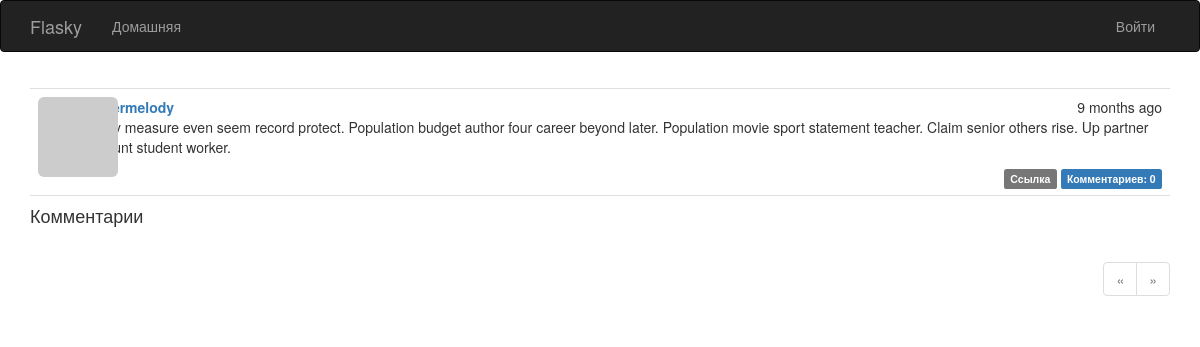
/post/106, run on an earlier commit of the app's database.
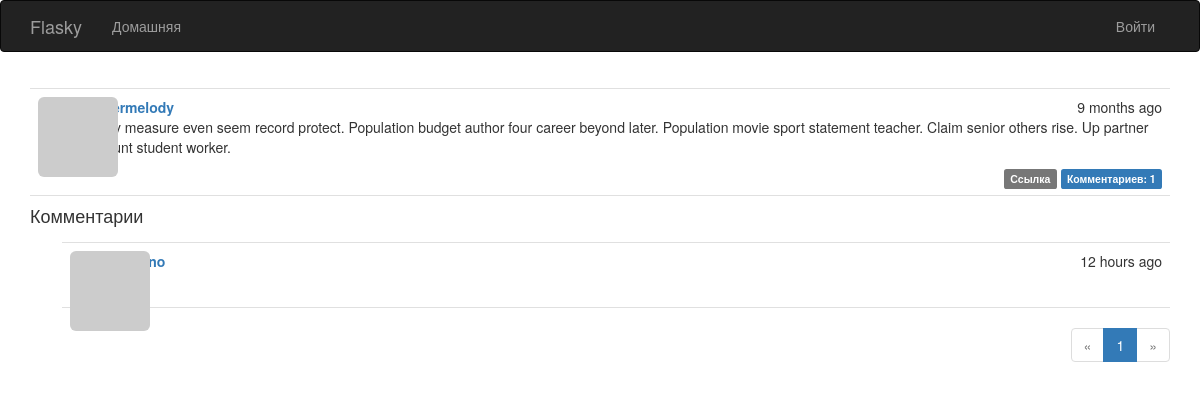
And on a later commit of the database.
### app/models.py (models this page shows, shortened)
class Post(db.Model):
    __tablename__ = 'posts'
    id = db.Column(db.Integer, primary_key=True)
    body = db.Column(db.Text)
    body_html = db.Column(db.Text)
    timestamp = db.Column(db.DateTime, index=True, default=datetime.utcnow)
    author_id = db.Column(db.Integer, db.ForeignKey('users.id'))
    comments = db.relationship('Comment', backref='post', lazy='dynamic')

class User(UserMixin, db.Model):
    __tablename__ = 'users'
    id = db.Column(db.Integer, primary_key=True)
    email = db.Column(db.String(64), unique=True, index=True)
    username = db.Column(db.String(64), unique=True, index=True)
    password_hash = db.Column(db.String(128))
    role_id = db.Column(db.Integer, db.ForeignKey('roles.id'))
    confirmed = db.Column(db.Boolean, default=False)
    name = db.Column(db.String(64))
    location = db.Column(db.String(64))
    about_me = db.Column(db.Text())
    member_since = db.Column(db.DateTime(), default=datetime.utcnow)
    last_seen = db.Column(db.DateTime(), default=datetime.utcnow)
    avatar_hash = db.Column(db.String(32))
    posts = db.relationship('Post', backref='author', lazy='dynamic')
    comments = db.relationship('Comment', backref='author', lazy='dynamic')
    followed = db.relationship('Follow',
                               foreign_keys=[Follow.follower_id],
                               backref=db.backref('follower', lazy='joined'),
                               lazy='dynamic',
                               cascade='all, delete-orphan')
    followers = db.relationship('Follow',
                                foreign_keys=[Follow.followed_id],
                                backref=db.backref('followed', lazy='joined'),
                                lazy='dynamic',
                                cascade='all, delete-orphan')
    @property
    def password(self):
        raise AttributeError('password is not a readable attribute')
    def gravatar(self, size=100, default='identicon', rating='g'):
        if request.is_secure:
            url = 'https://secure.gravatar.com/avatar'
        else:
            url = 'http://secure.gravatar.com/avatar'
        hash = hashlib.md5(self.email.lower().encode('utf-8')).hexdigest()
        return f'{url}/{hash}?s={size}&d={default}&r={rating}'

class Comment(db.Model):
    __tablename__ = 'comments'
    id = db.Column(db.Integer, primary_key=True)
    body = db.Column(db.Text)
    body_html = db.Column(db.Text)
    timestamp = db.Column(db.DateTime, index=True, default=datetime.utcnow)
    disabled = db.Column(db.Boolean)
    author_id = db.Column(db.Integer, db.ForeignKey('users.id'))
    post_id = db.Column(db.Integer, db.ForeignKey('posts.id'))

### app/main/views.py (the view, shortened to what this page needs)
@main.route('/post/<int:id>', methods=['GET', 'POST'])
def post(id):
    post = Post.query.get_or_404(id)
    form = CommentForm()
    page = request.args.get('page', 1, type=int)
    if page == -1:
        page = (post.comments.count() - 1) // \
                current_app.config['FLASKY_COMMENTS_PER_PAGE'] + 1
    pagination = post.comments.order_by(Comment.timestamp.asc()).paginate(
        page, per_page=current_app.config['FLASKY_COMMENTS_PER_PAGE'],
        error_out=False)
    comments = pagination.items
    return render_template('post.html', posts=[post], form=form,
                           comments=comments, pagination=pagination)

### app/auth/views.py (called while the page is built)
@auth.before_app_request
def before_request():
    if current_user.is_authenticated:
        current_user.ping()
        if not current_user.confirmed \
                and request.blueprint != 'auth' \
                and request.endpoint != 'static':
            return redirect(url_for('auth.unconfirmed'))

### app/main/__init__.py (called while the page is built)
@main.app_context_processor
def inject_permissions():
    return dict(Permission=Permission)

### app/main/views.py (called while the page is built)
@main.after_app_request
def after_request(response):
    for query in get_debug_queries():
        if query.duration >= current_app.config['FLASKY_SLOW_DB_QUERY_TIME']:
            current_app.logger.warning(
                'Slow query: %s\nParameters: %s\nDuration: %fs\nContext: %s\n' %
                (query.statement, query.parameters, query.duration, query.context))
    return response

### app/models.py (called while the page is built)
    def can(self, permissions):
        return False

    def is_administrator(self):
        return False

### app/templates/post.html (shortened to what this page needs)
{% extends "base.html" %}
{% import "bootstrap/wtf.html" as wtf %}
{% import "_macros.html" as macros %}
{% block page_content %}
{% include '_posts.html' %}
<h4 id="comments">Комментарии</h4>
{% include '_comments.html' %}
{% if pagination %}
<div class="pagination">
    {{ macros.pagination_widget(pagination, '.post', fragment='#comments', id=posts[0].id) }}
</div>
{% endif %}
{% endblock %}

### app/templates/_posts.html (shortened to what this page needs)
<ul class="posts">
    {% for post in posts %}
    <li class="post">
        <div class="profile-thumbnail">
            <a href="{{ url_for('.user', username=post.author.username) }}">
                <img class="img-rounded profile-thumbnail" src="{{ post.author.gravatar(size=40) }}">
            </a>
        </div>
        <div class="post-date">{{ moment(post.timestamp).fromNow() }}</div>
        <div class="post-author">
            <a href="{{ url_for('.user', username=post.author.username) }}">
                {{ post.author.username }}
            </a>
        </div>
       <div class="post-content">
        <div class="post-body">
            {% if post.body_html %}
                {{ post.body_html | safe }}
            {% else %}
                {{ post.body }}
        {% endif %}
        </div>
        <div class="post-footer">
            <a href="{{ url_for('.post', id=post.id) }}">
                <span class="label label-default">Ссылка</span></a>
            <a href="{{ url_for('.post', id=post.id) }}#comments">
                <span class="label label-primary">
                Комментариев: {{ post.comments.count() }}
                </span></a>
        </div>
</div>
    </li>
    {% endfor %}
</ul>

### app/templates/_comments.html (shortened to what this page needs)
<ul class="comments">
    {% for comment in comments %}
    <li class="comment">
        <div class="comment-thumbnail">
            <a href="{{ url_for('.user', username=comment.author.username) }}">
                <img class="img-rounded profile-thumbnail" src="{{ comment.author.gravatar(size=40) }}">
            </a>
        </div>
        <div class="comment-content">
            <div class="comment-date">{{ moment(comment.timestamp).fromNow() }}</div>
            <div class="comment-author"><a href="{{ url_for('.user', username=comment.author.username) }}">{{ comment.author.username }}</a></div>
            <div class="comment-body">
            </div>
        </div>
    </li>
    {% endfor %}
</ul>

What changed in the data, as far as the page shows it:
computed for Post "cartermelody": comments.count "0" → "1"
added Comment: timestamp "12 hours ago"
Also different on the page:
new list line: "1"
